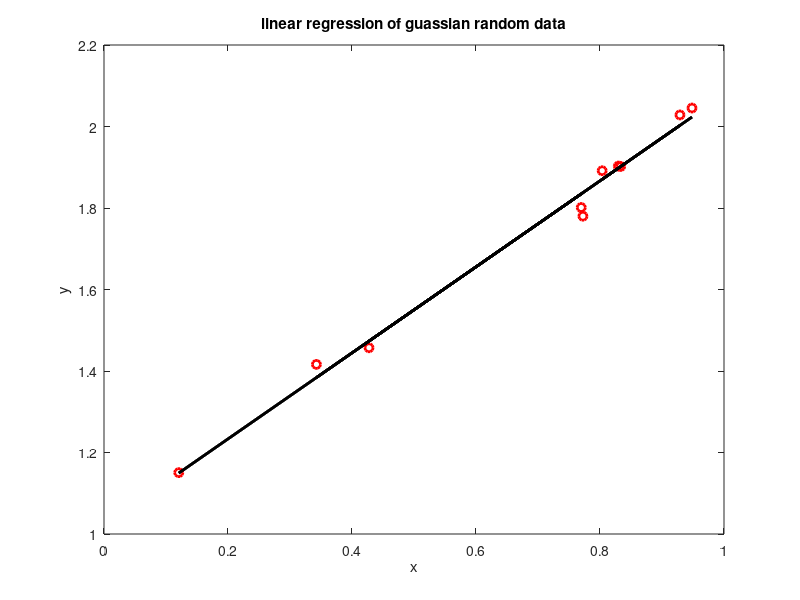

Recreate this plot in MATLAB. (Note: this script raises an error after producing the figure.)
n = 10;
x1 = rand(n,1)'
x2 = ones(1,n)
X = [x1;x2]'

beta = [1;1];

elson = rand(n,1);

c = 0.1;

Y = X*beta + c* elson


beta_hat = inv(X'*X) * X' * Y


p1=plot(X(:,1),Y,'o')

set(p1,'Color','red','LineWidth',2)

Y_hat = beta_hat(1) * X(:,1) + beta_hat(2);

hold on

p2=plot(X(:,1), Y_hat)

set(p2, 'Color', 'black', 'LineWidth',2)

xlabel('x')
ylabel('y')
title('linear regression of guassian random data')
pos = Legend('Guassain random data','Predictor')
set(pos,'Location','NorthWest')